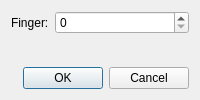
<?xml version="1.0" encoding="UTF-8"?>
<ui version="4.0">
 <class>FingerDialog</class>
 <widget class="QDialog" name="FingerDialog">
  <property name="windowModality">
   <enum>Qt::WindowModal</enum>
  </property>
  <property name="windowTitle">
   <string>Finger</string>
  </property>
  <property name="modal">
   <bool>true</bool>
  </property>
  <layout class="QVBoxLayout" name="verticalLayout">
   <item>
    <layout class="QFormLayout" name="formLayout">
     <property name="fieldGrowthPolicy">
      <enum>QFormLayout::AllNonFixedFieldsGrow</enum>
     </property>
     <item row="0" column="0">
      <widget class="QLabel" name="fingerLabel">
       <property name="text">
        <string>Finger:</string>
       </property>
      </widget>
     </item>
     <item row="0" column="1">
      <widget class="QSpinBox" name="fingerSpinBox">
       <property name="maximum">
        <number>4</number>
       </property>
      </widget>
     </item>
    </layout>
   </item>
   <item>
    <widget class="QDialogButtonBox" name="buttonBox">
     <property name="orientation">
      <enum>Qt::Horizontal</enum>
     </property>
     <property name="standardButtons">
      <set>QDialogButtonBox::Cancel|QDialogButtonBox::Ok</set>
     </property>
    </widget>
   </item>
  </layout>
 </widget>
 <resources/>
 <connections>
  <connection>
   <sender>buttonBox</sender>
   <signal>accepted()</signal>
   <receiver>FingerDialog</receiver>
   <slot>accept()</slot>
   <hints>
    <hint type="sourcelabel">
     <x>248</x>
     <y>254</y>
    </hint>
    <hint type="destinationlabel">
     <x>157</x>
     <y>274</y>
    </hint>
   </hints>
  </connection>
  <connection>
   <sender>buttonBox</sender>
   <signal>rejected()</signal>
   <receiver>FingerDialog</receiver>
   <slot>reject()</slot>
   <hints>
    <hint type="sourcelabel">
     <x>316</x>
     <y>260</y>
    </hint>
    <hint type="destinationlabel">
     <x>286</x>
     <y>274</y>
    </hint>
   </hints>
  </connection>
 </connections>
</ui>
